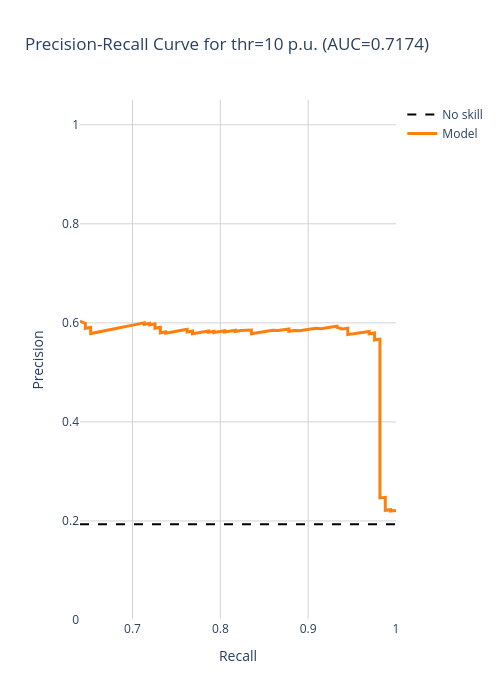

The cell this chart's notebook holds for it:
### Code cell
precision, recall, thresholds = precision_recall_curve(df_h['target'], df_h['prob'])

df_ = pd.DataFrame(data={"precision": precision[:-1], "recall": recall[:-1], "thresh":thresholds})

layout = go.Layout(
    title = f'Precision-Recall Curve for thr=10 p.u. (AUC={auc(recall, precision):.4f})',
    xaxis = dict(
        gridcolor='lightgrey'),
    yaxis = dict(
        gridcolor='lightgrey'), 
    paper_bgcolor='rgba(0,0,0,0)',
    plot_bgcolor='rgba(0,0,0,0)'
)

fig = go.Figure(layout=layout)
#fig.add_shape(
#    type='line', line=dict(dash='dash'),
#    x0=recall[:-1].min(), x1=1, y0=df['pred_f2'].sum()/df.shape[0], y1=df['pred_f2'].sum()/df.shape[0], name= "Baseline", annotation_text="Jan 1, 2018 baseline"
#)

fig.add_trace(go.Scatter(x=[recall[-2], 1], y=[df_h['Class'].sum()/df_h.shape[0], df_h['Class'].sum()/df_h.shape[0]], 
                         line_width=2, line_dash="dash", mode='lines', line_color="black", name="No skill"))

fig.add_trace(go.Scatter(x=df_['recall'], y=df_['precision'], mode='lines', line=dict(color='#FF7F0E', width=3), name="Model",))

fig.update_layout(
    xaxis_title='Recall',
    yaxis_title='Precision',
    yaxis=dict(scaleanchor="y", constrain='domain', range=[0,1.05]),
    xaxis=dict(constrain='domain', scaleratio=1, range=[recall[:-1].min(), 1]),
    width=500, height=700
)
fig.show()

### Figure 1 — Plotly figure (JSON) as saved in the notebook; plotly's stock layout.template omitted (floating-point values rounded to 4 significant figures; data arrays with more than 128 entries replaced by an {"elided": "..."} marker saying what was removed)
{"data": [{"line": {"color": "black", "dash": "dash", "width": 2}, "mode": "lines", "name": "No skill", "type": "scatter", "x": [0.6402, 1], "y": [0.1932, 0.1932]}, {"line": {"color": "#FF7F0E", "width": 3}, "mode": "lines", "name": "Model", "type": "scatter", "x": {"elided": "306 float values"}, "y": {"elided": "306 float values"}}], "layout": {"height": 700, "paper_bgcolor": "rgba(0, 0, 0, 0)", "plot_bgcolor": "rgba(0, 0, 0, 0)", "title": {"text": "Precision-Recall Curve for thr=10 p.u. (AUC=0.7174)"}, "width": 500, "xaxis": {"constrain": "domain", "gridcolor": "lightgrey", "range": [0.6402, 1], "scaleratio": 1, "title": {"text": "Recall"}, "type": "linear"}, "yaxis": {"constrain": "domain", "gridcolor": "lightgrey", "range": [0, 1.05], "scaleanchor": "y", "title": {"text": "Precision"}, "type": "linear"}}}
